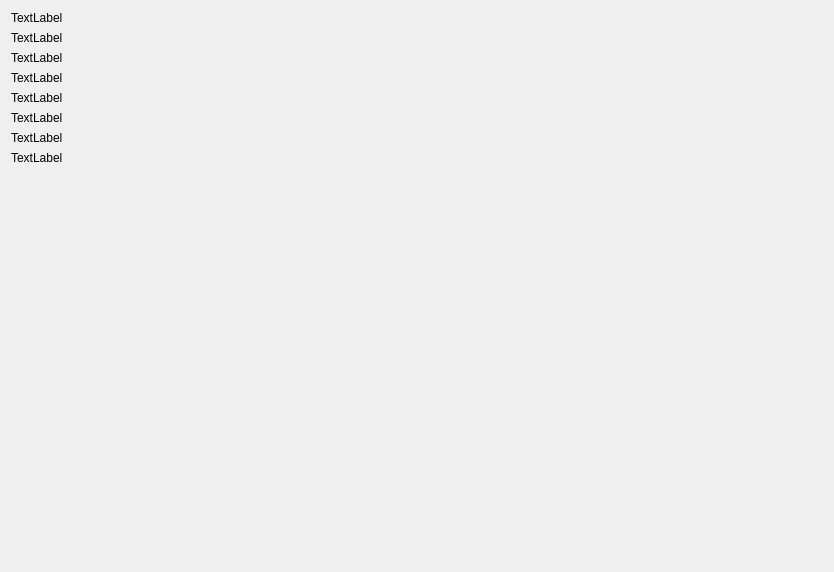
<?xml version="1.0" encoding="UTF-8"?>
<ui version="4.0">
 <class>Dialog</class>
 <widget class="QDialog" name="Dialog">
  <property name="geometry">
   <rect>
    <x>0</x>
    <y>0</y>
    <width>834</width>
    <height>572</height>
   </rect>
  </property>
  <property name="windowTitle">
   <string>Dialog</string>
  </property>
  <layout class="QFormLayout" name="formLayout">
   <item row="0" column="0">
    <widget class="QLabel" name="label">
     <property name="text">
      <string>TextLabel</string>
     </property>
    </widget>
   </item>
   <item row="1" column="0">
    <widget class="QLabel" name="label_2">
     <property name="text">
      <string>TextLabel</string>
     </property>
    </widget>
   </item>
   <item row="2" column="0">
    <widget class="QLabel" name="label_3">
     <property name="text">
      <string>TextLabel</string>
     </property>
    </widget>
   </item>
   <item row="3" column="0">
    <widget class="QLabel" name="label_4">
     <property name="text">
      <string>TextLabel</string>
     </property>
    </widget>
   </item>
   <item row="4" column="0">
    <widget class="QLabel" name="label_5">
     <property name="text">
      <string>TextLabel</string>
     </property>
    </widget>
   </item>
   <item row="5" column="0">
    <widget class="QLabel" name="label_6">
     <property name="text">
      <string>TextLabel</string>
     </property>
    </widget>
   </item>
   <item row="6" column="0">
    <widget class="QLabel" name="label_7">
     <property name="text">
      <string>TextLabel</string>
     </property>
    </widget>
   </item>
   <item row="7" column="0">
    <widget class="QLabel" name="label_8">
     <property name="text">
      <string>TextLabel</string>
     </property>
    </widget>
   </item>
  </layout>
 </widget>
 <resources/>
 <connections/>
</ui>
